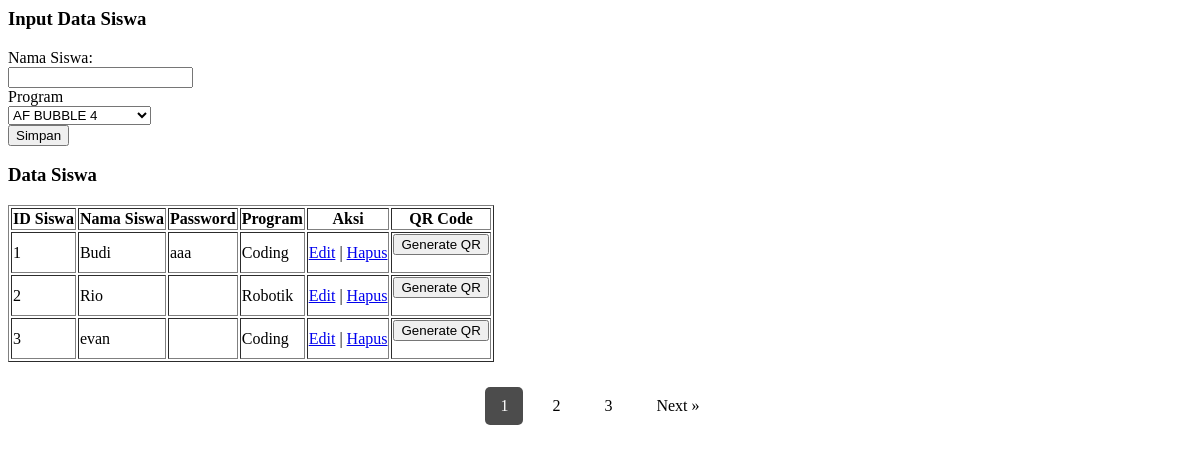
The page /koordinator/siswa.php on the database its author committed.
### tables this page shows
CREATE TABLE `siswa` (
  `id_siswa` int(10) NOT NULL,
  `nama` varchar(60) NOT NULL,
  `program` varchar(10) NOT NULL,
  `password` varchar(60) NOT NULL
);

### pagination.php (called while the page is built, shortened)
<?php
$limit = 3;
$page = isset($_GET['page']) ? (int)$_GET['page'] : 1;
$start = ($page - 1) * $limit;
?>

### koordinator/siswa.php (the view, shortened to what this page needs)
<h3>Input Data Siswa</h3>
<div class="formpresensi">
    <form action="#siswa" method="post">
        <label for="nama">Nama Siswa:</label><br>
        <input type="text" id="nama" name="nama" required><br>
        <label for="nama">Program</label><br>
        <select name="program" id="program">
            <?php
            $sql = mysqli_query($db, "SELECT * FROM program");
            while ($row = mysqli_fetch_array($sql)) {
                echo "<option value='" . $row['PROGRAM'] . "'>" . $row['PROGRAM'] . "</option>";
            }
            ?>
        </select><br>
        <input type="submit" value="Simpan" name="simpan">
    </form>
    <?php
    include "../db.php";
    ?>
</div>
<div>
    <h3>Data Siswa</h3>
    <table border="1">
        <tr>
            <th>ID Siswa</th>
            <th>Nama Siswa</th>
            <th>Password</th>
            <th>Program</th>
            <th>Aksi</th>
            <th>QR Code</th>
        </tr>
        <?php
        include "../pagination.php";
        $data = mysqli_query($db, "SELECT * FROM siswa LIMIT $start, $limit");
        while ($row = mysqli_fetch_array($data)) { ?>
            <tr>
                <td><?php echo $row['id_siswa'] ?></td>
                <td><?php echo $row['nama'] ?></td>
                <td><?php echo $row['password'] ?></td>
                <td><?php echo $row['program'] ?></td>
                <td>
                    <a href="edit_siswa.php?id_siswa=<?php echo $row['id_siswa'] ?>">Edit</a> |
                    <a href="hapus_siswa.php?id_siswa=<?php echo $row['id_siswa'] ?>">Hapus</a>
                </td>
                <td>
                    <form action="../qrcode/generate_qr.php" method="post" target="_blank">
                        <input type="submit" value="Generate QR">
                    </form>
                </td>
            </tr>
        <?php } ?>
    </table>
</div>

### pagination.php (style rules this page uses)
.pagination { margin: 20px 0; text-align: center; }
.pagination a { display: inline-block; padding: 10px 15px; margin: 5px; text-decoration: none; color: black; background: rgba(255, 255, 255, 0.5); border-radius: 5px; transition: 0.3s; }
.pagination a.active { background: rgba(0, 0, 0, 0.7); color: white; }

### rows shown on the page
siswa: id_siswa "1", nama "Budi", password "aaa", program "Coding"
siswa: id_siswa "2", nama "Rio", program "Robotik"
siswa: id_siswa "3", nama "evan", program "Coding"

### other values the page prints
form field program "AF BUBBLE 4"
